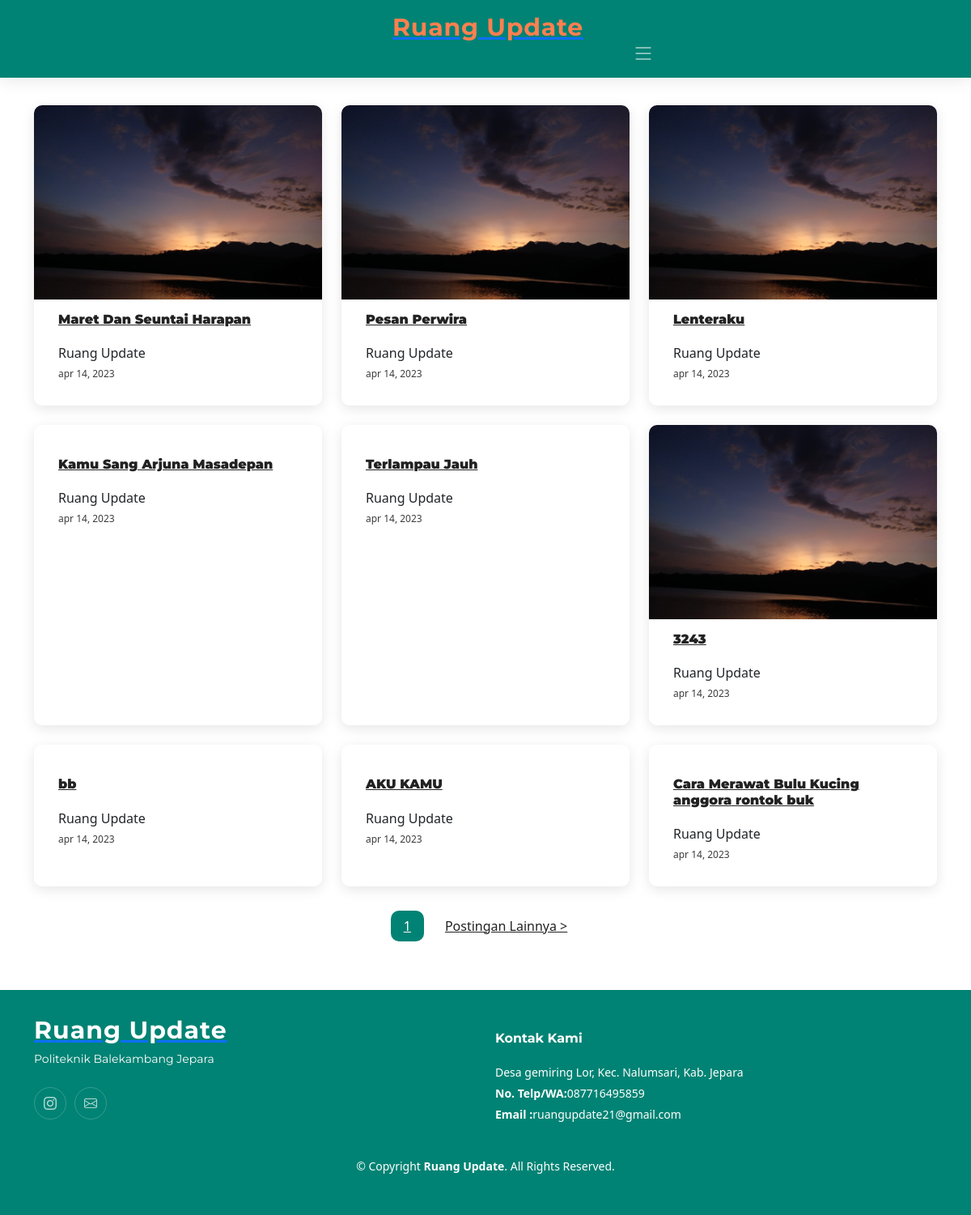
/puisi.php, run on the app's committed database.
### tables this page shows
CREATE TABLE `puisi` (
  `id` int(11) NOT NULL,
  `judul` varchar(255) NOT NULL,
  `isi` longtext NOT NULL,
  `cipta` varchar(100) NOT NULL,
  `ig` varchar(255) NOT NULL,
  `foto` varchar(255) NOT NULL,
  `tanggal` date NOT NULL
);

CREATE TABLE `tentang_jurnalis` (
  `id_jurnalis` int(11) NOT NULL,
  `nama_jurnalis` varchar(255) NOT NULL,
  `kampus_Jur` varchar(100) NOT NULL,
  `link_ig` varchar(255) NOT NULL,
  `email` varchar(100) NOT NULL,
  `alamat_Jur` varchar(100) NOT NULL,
  `no_telp` varchar(12) NOT NULL,
  `logo_jurnalis` varchar(255) NOT NULL
);

### include/cont_fungsi.php (called while the page is built, shortened)
<?php
function url_dasar(){
    $url_dasar  = "http://".$_SERVER['SERVER_NAME'].dirname($_SERVER['SCRIPT_NAME']);
    return $url_dasar;
}
function bersihkan_judul($judul){
    $judul_baru     = strtolower($judul);
    $judul_baru     = preg_replace("/[^a-zA-Z0-9\s]/","",$judul_baru);
    $judul_baru     = str_replace(" ","-",$judul_baru);
    return $judul_baru;
}
function foto_puisi($id){
    global $koneksi;
    $sql1   = "select * from puisi where id = '$id'";
    $q1     = mysqli_query($koneksi,$sql1);
    $r1     = mysqli_fetch_array($q1);
    $foto   = $r1['foto'];
    if($foto){
        return $foto;
    }else{
        return 'partners_default_picture.png';
    }
}
function ambil_judul_puisi($id_tulisan){
    global $koneksi;
    $sql1   = "select * from puisi where id = '$id_tulisan'";
    $q1     = mysqli_query($koneksi,$sql1);
    $r1     = mysqli_fetch_array($q1);
    $judul   = $r1['judul'];
    return $judul;
}
function buat_link_puisi($id){
    global $koneksi;
    $sql1    = "select * from puisi where id = '$id'";
    $q1     = mysqli_query($koneksi,$sql1);
    $r1     = mysqli_fetch_array($q1);
    $judul  = bersihkan_judul($r1['judul']);
    return url_dasar()."/detail_puisi.php/$id/$judul";
}

### puisi.php (the view, shortened to what this page needs)
<?php include "header.php" ?>
<main id="main">
    <section id="blog" class="blog">
        <div class="container" data-aos="fade-up">
            <div class="row gy-4 posts-list">
                <?php
                    $sql1       = "SELECT * FROM puisi ORDER BY id DESC LIMIT 9";
                    $q1         = mysqli_query($koneksi, $sql1);
                    while ($r1 = mysqli_fetch_array($q1)) {
                    ?>
                <div class="col-xl-4 col-md-6">
                    <article>
                        <div class="post-img">
                            <img src="./admin/dist/img/puisi/<?php echo foto_puisi ($r1['id']) ?>" alt="" class="img-fluid">
                        </div>
                        <h2 class="title">
                            <a href="<?php echo buat_link_puisi($r1['id']) ?>"><b><?php echo ambil_judul_puisi($r1['id']) ?></b></a>
                        </h2>
                        <div class="d-flex align-items-center">
                            <div class="post-meta">
                                <p class="post-author-list">Ruang Update</p>
                                <p class="post-date">
                                    <time datetime="2022-01-01">apr 14, 2023</time>
                                </p>
                            </div>
                        </div>
                    </article>
                </div>
                <?php }?>
            </div>
            <div class="blog-pagination">
                <ul class="justify-content-center">
                    <li class="active"><a href="#">1</a></li>
                    <li><a href="#">Postingan Lainnya ></a></li>
                </ul>
            </div>
        </div>
    </section>
</main>
<?php include "footer.php" ?>

### footer.php (shortened to what this page needs)
<footer id="footer" class="footer" >
    <div class="container" >
    <?php
                              include './admin/koneksi.php';
                              $data = mysqli_query($koneksi,"SELECT * FROM tentang_jurnalis");
                              while($d = mysqli_fetch_assoc($data)){
                                  ?>
        <div class="row gy-9">
            <div class="col-lg-6 col-md-12 footer-info"style="float:right;">
                <a href="index.php" class="logo d-flex align-items-center">
                    <span><?php echo $d['nama_jurnalis']; ?></span>
                </a>
                <p><?php echo $d['kampus_Jur']; ?></p>
                <div class="social-links d-flex mt-4">
                    <a href="<?php echo $d['link_ig']; ?>" class="instagram"><i class="bi bi-instagram"></i></a>
                    <a href="<?php echo $d['email']; ?>" class="linkedin"><i class="bi bi-envelope"></i></a>
                </div>
            </div>
            <div class="col-lg-6 col-md-12 footer-contact text-center text-md-start">
                <h4>Kontak Kami</h4>
                <p><?php echo $d['alamat_Jur']; ?><br>
                    <strong>No. Telp/WA:</strong><?php echo $d['no_telp']; ?><br>
                    <strong>Email :</strong><?php echo $d['email']; ?><br>
                </p>
            </div>
        </div>
        <?php
                        }
                        ?>
    </div>
    <div class="container mt-4">
    <?php
                              include './admin/koneksi.php';
                              $data = mysqli_query($koneksi,"SELECT * FROM tentang_jurnalis");
                              while($d = mysqli_fetch_assoc($data)){
                                  ?>
        <div class="copyright">
            &copy; Copyright <strong><span><?php echo $d['nama_jurnalis']; ?></span></strong>. All Rights Reserved.
        </div>
        <?php
                        }
                        ?>
    </div>
</footer>
</body>
</html>

### assets/css/main.css (style rules this page uses)
:root { --font-default: "Open Sans", system-ui, -apple-system, "Segoe UI", Roboto, "Helvetica Neue", Arial, "Noto Sans", "Liberation Sans", sans-serif, "Apple Color Emoji", "Segoe UI Emoji", "Segoe UI Symbol", "Noto Color Emoji"; --font-primary: "Montserrat", sans-serif; --font-secondary: "Poppins", sans-serif; }
:root { --color-default: #222222; --color-primary: #008374; --color-secondary: #f85a40; }
:root { scroll-behavior: smooth; }
body { font-family: var(--font-default); color: var(--color-default); }
a { color: var(--color-primary); text-decoration: none; }
h1, h2, h3, h4, h5, h6 { font-family: var(--font-primary); }
section { padding: 60px 0; overflow: hidden; }
.sticked-header-offset { margin-top: 70px; }
section { scroll-margin-top: 70px; }
.blog .blog-pagination { margin-top: 30px; color: #555555; }
.blog .blog-pagination ul { display: flex; padding: 0; margin: 0; list-style: none; }
.blog .blog-pagination li { margin: 0 5px; transition: 0.3s; border-radius: 10px; }
.blog .blog-pagination li a { color: var(--color-default); padding: 7px 16px; display: flex; align-items: center; justify-content: center; }
.blog .blog-pagination li.active, .blog .blog-pagination li:hover { background: var(--color-primary); color: #fff; }
.blog .blog-pagination li.active a, .blog .blog-pagination li:hover a { color: var(--color-white); }
.blog .posts-list article { box-shadow: 0 4px 16px rgba(0, 0, 0, 0.1); padding: 30px; height: 100%; border-radius: 10px; overflow: hidden; }
.blog .posts-list .post-img { max-height: 240px; margin: -30px -30px 15px -30px; overflow: hidden; }
.blog .posts-list .title { font-size: 16px; font-weight: 600; padding: 0; margin: 0 0 20px 0; }
.blog .posts-list .title a { color: var(--color-default); transition: 0.3s; }
.blog .posts-list .post-author-list { font-weight: 500; margin-bottom: 5px; }
.blog .posts-list .post-date { font-size: 12px; color: #3c3c3c; margin-bottom: 0; }
.footer { font-size: 14px; background-color: var(--color-primary); padding: 50px 0; color: white; }
.footer .footer-info .logo { line-height: 0; margin-bottom: 25px; }
.footer .footer-info .logo span { font-size: 30px; font-weight: 700; letter-spacing: 1px; color: #fff; font-family: var(--font-primary); }
.footer .footer-info p { font-size: 14px; font-family: var(--font-primary); }
.footer .social-links a { display: flex; align-items: center; justify-content: center; width: 40px; height: 40px; border-radius: 50%; border: 1px solid rgba(255, 255, 255, 0.2); font-size: 16px; color: rgba(255, 255, 255, 0.7); margin-right: 10px; transition: 0.3s; }
.footer h4 { font-size: 16px; font-weight: bold; position: relative; padding-bottom: 12px; }
.footer .footer-contact p { line-height: 26px; }
.footer .copyright { text-align: center; }

### data on the page
puisi: id+foto (picture), ambil_judul_puisi($r1['id']) "Maret Dan Seuntai Harapan"
puisi: id+foto (picture), ambil_judul_puisi($r1['id']) "Pesan Perwira"
puisi: id+foto (picture), ambil_judul_puisi($r1['id']) "Lenteraku"
puisi: ambil_judul_puisi($r1['id']) "Kamu Sang Arjuna Masadepan"
puisi: ambil_judul_puisi($r1['id']) "Terlampau Jauh"
puisi: id+foto (picture), ambil_judul_puisi($r1['id']) "3243"
puisi: ambil_judul_puisi($r1['id']) "bb"
puisi: ambil_judul_puisi($r1['id']) "AKU KAMU"
puisi: ambil_judul_puisi($r1['id']) "Cara Merawat Bulu Kucing anggora rontok buk"
tentang_jurnalis: nama_jurnalis "Ruang Update", kampus_Jur "Politeknik Balekambang Jepara", alamat_Jur "Desa gemiring Lor, Kec. Nalumsari, Kab. Jepara", no_telp "087716495859", email "ruangupdate21@gmail.com"
